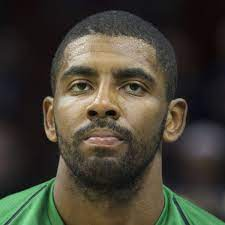
#> input picture model/test_images/k_2.jpg, 225 x 225 px
$ python -i test_1.py   (imports and definitions only)
#> lines starting #> are read from the running program, lines starting #| are printed output that depends on the picture
# first iteration of classifier
import numpy as np
import cv2
import matplotlib
from matplotlib import pyplot as plt
import os
import shutil

# [1 line not run here, left out]

temp_path = "model/test_images/k_2.jpg"


# Returns a cropped image if face == true and eyes >=2
def cropped_face(image_path):
#> called with image_path = 'test_images/k_2.jpg'
    curr_image = cv2.imread(image_path)
#> curr_image is the input picture: shape (225, 225, 3); mean B, G, R 53.7, 65.4, 69.5
    gray = cv2.cvtColor(curr_image, cv2.COLOR_BGR2GRAY)  # why convert to gray?
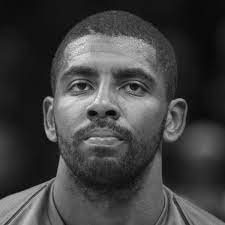
#> gray: shape (225, 225); min 0, max 241, mean 65.3

    # review what these haarcascade do
    face_cascade = cv2.CascadeClassifier(
        "model/opencv/haarcascades/haarcascade_frontalface_default.xml"
    )
    eye_cascade = cv2.CascadeClassifier("model/opencv/haarcascades/haarcascade_eye.xml")

    faces = face_cascade.detectMultiScale(
        gray, 1.3, 5
    )  # gray because less processing?, what do other params do
#> faces = [[30, 25, 149, 149]]

    for x, y, w, h in faces:
        roi_gray = gray[y : y + h, x : x + w]
        roi_color = curr_image[y : y + h, x : x + w]
        eyes = eye_cascade.detectMultiScale(roi_gray)
        if len(eyes) >= 2:
            return roi_color
#> this loop made 1 pass
#> (x, y, w, h, eyes) on pass 1: (30, 25, 149, 149, [[32, 40, 38, 38], [90, 49, 26, 26]])
#> pass 1, in cropped_face, `roi_gray = gray[y : y + h, x : x + w]`:
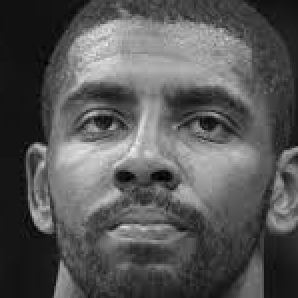
#> roi_gray: shape (149, 149) (shown 2 times larger); min 0, max 241, mean 86.9
#> pass 1, in cropped_face, `roi_color = curr_image[y : y + h, x : x + w]`:
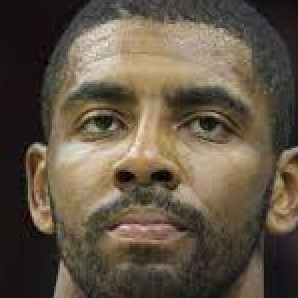
#> roi_color: shape (149, 149, 3) (shown 2 times larger); mean B, G, R 69.2, 85.1, 97.1


path_to_data = "model/dataset/"
path_to_cr_data = "model/dataset/cropped/"
img_dirs = []
# [8 lines not run here, left out]

cropped_image_dirs = []
celebrity_file_names_dict = {}
# [18 lines not run here, left out]

>>> result = cropped_face('test_images/k_2.jpg')
